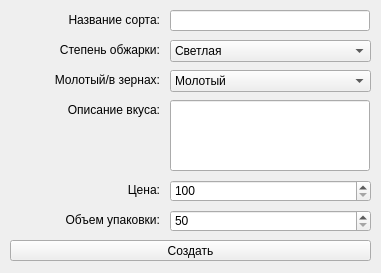
<?xml version="1.0" encoding="UTF-8"?>
<ui version="4.0">
 <class>Form</class>
 <widget class="QWidget" name="Form">
  <property name="geometry">
   <rect>
    <x>0</x>
    <y>0</y>
    <width>381</width>
    <height>273</height>
   </rect>
  </property>
  <property name="windowTitle">
   <string>Создать</string>
  </property>
  <widget class="QLabel" name="label_2">
   <property name="geometry">
    <rect>
     <x>10</x>
     <y>10</y>
     <width>150</width>
     <height>20</height>
    </rect>
   </property>
   <property name="layoutDirection">
    <enum>Qt::LeftToRight</enum>
   </property>
   <property name="text">
    <string>Hазвание сорта:</string>
   </property>
   <property name="alignment">
    <set>Qt::AlignRight|Qt::AlignTrailing|Qt::AlignVCenter</set>
   </property>
  </widget>
  <widget class="QLabel" name="label_7">
   <property name="geometry">
    <rect>
     <x>10</x>
     <y>210</y>
     <width>150</width>
     <height>20</height>
    </rect>
   </property>
   <property name="layoutDirection">
    <enum>Qt::LeftToRight</enum>
   </property>
   <property name="text">
    <string>Oбъем упаковки:</string>
   </property>
   <property name="alignment">
    <set>Qt::AlignRight|Qt::AlignTrailing|Qt::AlignVCenter</set>
   </property>
  </widget>
  <widget class="QLineEdit" name="input_name">
   <property name="geometry">
    <rect>
     <x>170</x>
     <y>10</y>
     <width>200</width>
     <height>21</height>
    </rect>
   </property>
  </widget>
  <widget class="QLabel" name="label_5">
   <property name="geometry">
    <rect>
     <x>10</x>
     <y>100</y>
     <width>150</width>
     <height>20</height>
    </rect>
   </property>
   <property name="layoutDirection">
    <enum>Qt::LeftToRight</enum>
   </property>
   <property name="text">
    <string>Oписание вкуса:</string>
   </property>
   <property name="alignment">
    <set>Qt::AlignRight|Qt::AlignTrailing|Qt::AlignVCenter</set>
   </property>
  </widget>
  <widget class="QLineEdit" name="input_info">
   <property name="geometry">
    <rect>
     <x>170</x>
     <y>100</y>
     <width>200</width>
     <height>71</height>
    </rect>
   </property>
   <property name="alignment">
    <set>Qt::AlignLeading|Qt::AlignLeft|Qt::AlignTop</set>
   </property>
  </widget>
  <widget class="QLabel" name="label_6">
   <property name="geometry">
    <rect>
     <x>10</x>
     <y>180</y>
     <width>150</width>
     <height>20</height>
    </rect>
   </property>
   <property name="layoutDirection">
    <enum>Qt::LeftToRight</enum>
   </property>
   <property name="text">
    <string>Цена:</string>
   </property>
   <property name="alignment">
    <set>Qt::AlignRight|Qt::AlignTrailing|Qt::AlignVCenter</set>
   </property>
  </widget>
  <widget class="QLabel" name="label_4">
   <property name="geometry">
    <rect>
     <x>10</x>
     <y>70</y>
     <width>150</width>
     <height>20</height>
    </rect>
   </property>
   <property name="layoutDirection">
    <enum>Qt::LeftToRight</enum>
   </property>
   <property name="text">
    <string>Mолотый/в зернах:</string>
   </property>
   <property name="alignment">
    <set>Qt::AlignRight|Qt::AlignTrailing|Qt::AlignVCenter</set>
   </property>
  </widget>
  <widget class="QLabel" name="label_3">
   <property name="geometry">
    <rect>
     <x>10</x>
     <y>40</y>
     <width>150</width>
     <height>20</height>
    </rect>
   </property>
   <property name="layoutDirection">
    <enum>Qt::LeftToRight</enum>
   </property>
   <property name="text">
    <string>Cтепень обжарки:</string>
   </property>
   <property name="alignment">
    <set>Qt::AlignRight|Qt::AlignTrailing|Qt::AlignVCenter</set>
   </property>
  </widget>
  <widget class="QComboBox" name="input_stepeni">
   <property name="geometry">
    <rect>
     <x>170</x>
     <y>40</y>
     <width>201</width>
     <height>22</height>
    </rect>
   </property>
   <item>
    <property name="text">
     <string>Светлая</string>
    </property>
   </item>
   <item>
    <property name="text">
     <string>Средняя</string>
    </property>
   </item>
   <item>
    <property name="text">
     <string>Темная</string>
    </property>
   </item>
  </widget>
  <widget class="QComboBox" name="input_zerna">
   <property name="geometry">
    <rect>
     <x>170</x>
     <y>70</y>
     <width>201</width>
     <height>22</height>
    </rect>
   </property>
   <item>
    <property name="text">
     <string>Молотый</string>
    </property>
   </item>
   <item>
    <property name="text">
     <string>В зернах</string>
    </property>
   </item>
  </widget>
  <widget class="QSpinBox" name="input_price">
   <property name="geometry">
    <rect>
     <x>170</x>
     <y>180</y>
     <width>201</width>
     <height>22</height>
    </rect>
   </property>
   <property name="minimum">
    <number>100</number>
   </property>
   <property name="maximum">
    <number>1000</number>
   </property>
  </widget>
  <widget class="QSpinBox" name="input_v">
   <property name="geometry">
    <rect>
     <x>170</x>
     <y>210</y>
     <width>201</width>
     <height>22</height>
    </rect>
   </property>
   <property name="minimum">
    <number>50</number>
   </property>
   <property name="maximum">
    <number>500</number>
   </property>
   <property name="singleStep">
    <number>50</number>
   </property>
  </widget>
  <widget class="QPushButton" name="btn_add">
   <property name="geometry">
    <rect>
     <x>10</x>
     <y>240</y>
     <width>361</width>
     <height>21</height>
    </rect>
   </property>
   <property name="text">
    <string>Cоздать</string>
   </property>
  </widget>
 </widget>
 <resources/>
 <connections/>
</ui>
